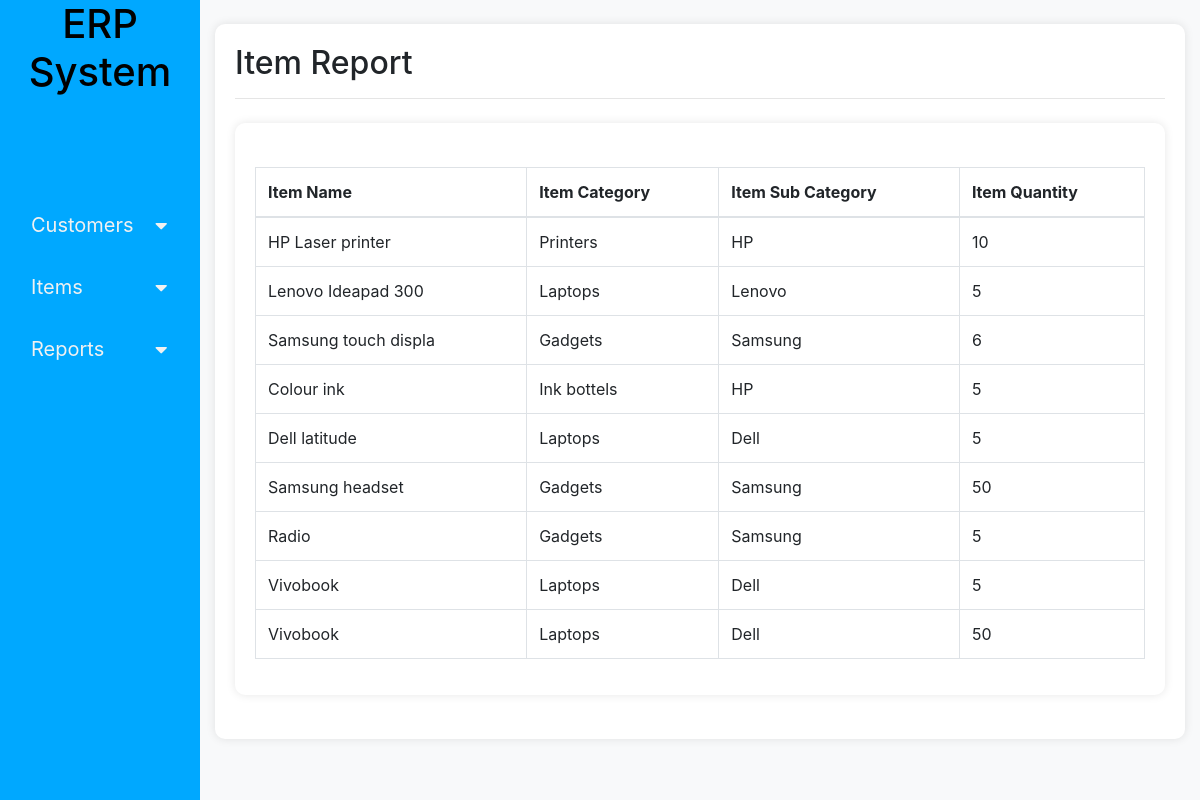
The page /itemReport.php on the database its author committed.
### tables this page shows
CREATE TABLE `item` (
  `id` int(11) NOT NULL,
  `item_code` varchar(20) NOT NULL,
  `item_category` varchar(20) NOT NULL,
  `item_subcategory` varchar(20) NOT NULL,
  `item_name` varchar(20) NOT NULL,
  `quantity` varchar(20) NOT NULL,
  `unit_price` varchar(20) NOT NULL
);

CREATE TABLE `item_category` (
  `id` int(11) NOT NULL,
  `category` varchar(100) NOT NULL
);

CREATE TABLE `item_subcategory` (
  `id` int(11) NOT NULL,
  `sub_category` varchar(100) NOT NULL
);

### db/readItemReportResults.php (called while the page is built)
<?php
require 'dbConnection.php';
function getItemReportResults()
{
    global $connect;
    $sql = "SELECT DISTINCT item.id, item.item_name, item_category.category AS item_category,
            item_subcategory.sub_category AS item_subcategory, item.quantity
            FROM item
            INNER JOIN item_category ON item.item_category = item_category.id
            INNER JOIN item_subcategory ON item.item_subcategory = item_subcategory.id";
    $result = $connect->query($sql);
    $itemReportResults = array();
    if ($result->num_rows > 0) {
        while ($row = $result->fetch_assoc()) {
            $itemReportResults[] = $row;
        }
    }
    return $itemReportResults;
}

### itemReport.php (the view, shortened to what this page needs)
<!DOCTYPE html>
<html lang="en">
<head>
    <link rel="stylesheet" href="https://stackpath.bootstrapcdn.com/bootstrap/4.5.2/css/bootstrap.min.css">
    <link rel="stylesheet" href="styles.css">
</head>
<body>
    <div class="container-fluid">
        <div class="row">
            <div class="col-sm-2 p-0 position-fixed"><?php include('nav.php'); ?></div>
            <div class="col-sm-10 offset-sm-2">
                <div class="container mt-4">
                    <h2>Item Report</h2>
                    <hr>
                    <div class="container mt-4">
                        <div class="mt-4">
                            <table class="table table-bordered">
                                <thead>
                                    <tr>
                                        <th>Item Name</th>
                                        <th>Item Category</th>
                                        <th>Item Sub Category</th>
                                        <th>Item Quantity</th>
                                    </tr>
                                </thead>
                                <tbody id="customerList">
                                    <?php include('db/readItemReportResults.php'); ?>
                                    <?php $reportDetails = getItemReportResults(); ?>
                                    <?php foreach ($reportDetails as $reportDetail) : ?>
                                        <tr>
                                            <td><?php echo $reportDetail['item_name']; ?></td>
                                            <td><?php echo $reportDetail['item_category']; ?></td>
                                            <td><?php echo $reportDetail['item_subcategory']; ?></td>
                                            <td><?php echo $reportDetail['quantity']; ?></td>
                                        </tr>
                                    <?php endforeach; ?>
                                </tbody>
                            </table>
                        </div>
                    </div>
                </div>
            </div>
        </div>
    </div>
</body>
</html>

### nav.php (shortened to what this page needs)
<link rel="stylesheet" href="https://cdnjs.cloudflare.com/ajax/libs/font-awesome/4.7.0/css/font-awesome.min.css">
<link rel="stylesheet" href="styles.css">
<nav class="sidebar">
    <div>
        <h1 id="title">ERP System</h1>
        <div id="slide-bar-container" class="sidenav col-sm-2">
            <button class="dropdown-btn">Customers
                <i class="fa fa-caret-down"></i>
            </button>
            <button class="dropdown-btn">Items
                <i class="fa fa-caret-down"></i>
            </button>
            <button class="dropdown-btn">Reports
                <i class="fa fa-caret-down"></i>
            </button>
        </div>
    </div>
</nav>

### styles.css (style rules this page uses)
body { background-color: #f8f9fa; }
.container { background-color: #ffffff; padding: 20px; border-radius: 10px; box-shadow: 0 0 10px rgba(0, 0, 0, 0.1); margin-bottom: 24px; }
.sidebar { height: 100vh; background-color: #00a8ff; }
#title { text-align: center; color: black; }
#slide-bar-container { margin-top: 5rem; }
.sidenav { height: 100%; width: 260px; position: fixed; background-color: #00a8ff; overflow-x: hidden; }
.sidenav a, .dropdown-btn { padding: 6px 8px 6px 16px; text-decoration: none; font-size: 20px; color: #f1f1f1; display: block; border: none; background: none; width: 100%; text-align: left; cursor: pointer; outline: none; }
.dropdown-btn { margin-top: 20px; }
.fa-caret-down { float: right; padding-right: 10px; margin-top: 6px; }

### rows shown on the page
item: item_name "HP Laser printer", item_category.category "Printers", item_subcategory.sub_category "HP", quantity "10"
item: item_name "Lenovo Ideapad 300", item_category.category "Laptops", item_subcategory.sub_category "Lenovo", quantity "5"
item: item_name "Samsung touch displa", item_category.category "Gadgets", item_subcategory.sub_category "Samsung", quantity "6"
item: item_name "Colour ink", item_category.category "Ink bottels", item_subcategory.sub_category "HP", quantity "5"
item: item_name "Dell latitude", item_category.category "Laptops", item_subcategory.sub_category "Dell", quantity "5"
item: item_name "Samsung headset", item_category.category "Gadgets", item_subcategory.sub_category "Samsung", quantity "50"
item: item_name "Radio", item_category.category "Gadgets", item_subcategory.sub_category "Samsung", quantity "5"
item: item_name "Vivobook", item_category.category "Laptops", item_subcategory.sub_category "Dell", quantity "5"
item: item_name "Vivobook", item_category.category "Laptops", item_subcategory.sub_category "Dell", quantity "50"
